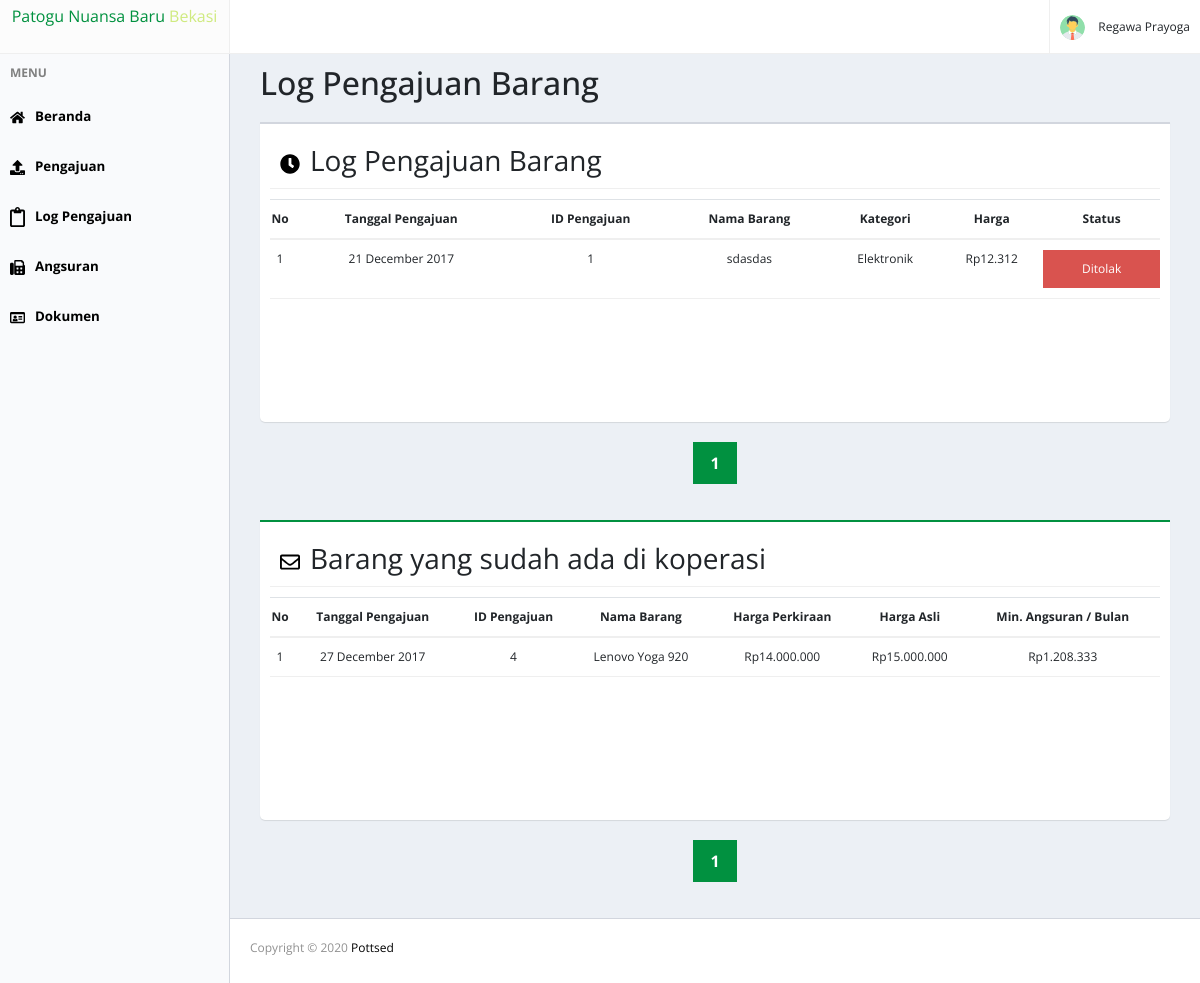
/main.php?page=log_pengajuan (signed in), run on the app's committed database.
### tables this page shows
CREATE TABLE `tbl_anggota` (
  `nik` char(16) NOT NULL,
  `nama` varchar(30) NOT NULL,
  `alamat` text NOT NULL,
  `pekerjaan` varchar(40) NOT NULL,
  `gaji_perbulan` int(9) NOT NULL,
  `persentasi` int(3) NOT NULL DEFAULT '0'
);

CREATE TABLE `tbl_pengajuan` (
  `id_pengajuan` int(6) NOT NULL,
  `tgl_pengajuan` timestamp(6) NULL DEFAULT CURRENT_TIMESTAMP(6),
  `pengaju` char(16) NOT NULL,
  `barang` char(6) NOT NULL,
  `peruntukan` text,
  `jml_angsur` int(2) DEFAULT '0',
  `status` int(1) DEFAULT NULL
);

CREATE TABLE `tbl_barang` (
  `id_barang` char(6) NOT NULL,
  `nama` varchar(50) DEFAULT NULL,
  `kategori` char(4) DEFAULT NULL,
  `perkiraan_harga` int(9) DEFAULT NULL,
  `gambar` varchar(255) DEFAULT NULL,
  `spesifikasi` text
);

CREATE TABLE `tbl_kategori_barang` (
  `id_kategori` char(4) NOT NULL,
  `kategori_barang` varchar(20) DEFAULT NULL
);

CREATE TABLE `tbl_transaksi` (
  `id_transaksi` int(6) NOT NULL,
  `tgl_transaksi` timestamp(6) NOT NULL DEFAULT CURRENT_TIMESTAMP(6),
  `pengajuan` int(6) DEFAULT NULL,
  `harga_asli` int(11) NOT NULL,
  `banyak_angsuran` int(3) NOT NULL DEFAULT '1',
  `status` int(1) NOT NULL
);

### main.php (called while the page is built, shortened)
<?php
	include 'belakang/connect.php';
	include 'link/main.php';
?>

### link/anggota/log-pengajuan.php (the view, shortened to what this page needs)
<div class="main-dash">
	<div class="main-content">
		<div class="main-title">
			<h2>Log Pengajuan Barang</h2>
		</div>
		<div class="content-big grey" id='histori'><h3 class="content-title"><img src="img/clock.svg" class="menu-icon" style="width:20px;">Log Pengajuan Barang</h3>
			<table class="table">
				<tr>
					<th style="width:20px;">No</th>
					<th>Tanggal Pengajuan</th>
					<th>ID Pengajuan</th>
					<th>Nama Barang</th>
					<th>Kategori</th>
					<th>Harga</th>
					<th>Status</th>
				</tr>
			<?php
					$batas = 5;
					$sql = "SELECT * FROM tbl_pengajuan WHERE pengaju = '$_SESSION[user]' AND status < 3";
					$query = mysqli_query($con,$sql);
					$count = mysqli_num_rows($query);
					$pagecount = ceil($count/$batas);
					if(!isset($_GET['p'])){
						$a_page = 1;
					}
					else{
						$a_page = $_GET['p'];
					}
					$mulai = $batas *($a_page-1);
				$query = mysqli_query($con,
					"SELECT p.id_pengajuan,p.pengaju,p.tgl_pengajuan,b.nama,k.kategori_barang,b.perkiraan_harga,p.status
					 FROM tbl_pengajuan p INNER JOIN tbl_anggota a ON(a.nik = p.pengaju) INNER JOIN tbl_barang b
					 ON(b.id_barang = p.barang) INNER JOIN tbl_kategori_barang k ON (k.id_kategori = b.kategori) WHERE p.pengaju = '$_SESSION[user]' AND p.status < 3 LIMIT $mulai,$batas"
					);
				$no = 1;
				while ($record = mysqli_fetch_array($query)) {
					$tgl = date("d F Y", strtotime($record['tgl_pengajuan']));
					$money = number_format($record['perkiraan_harga'],0,",",".");
					echo "
						<tr>
							<td>$no</td>
							<td>$tgl</td>
							<td>$record[id_pengajuan]</td>
							<td>$record[nama]</td>
							<td>$record[kategori_barang]</td>
							<td>Rp$money</td>";
							switch ($record['status']) {
								case 2:
									echo "<td><button class='dash-button-red' style='margin:0px;'>Ditolak</button></td>";
								break;
							}
							echo"
						</tr>
					";
				}
			?>
			</table>
		</div>
		<?php
		echo "
		<div class='paging'>
			<center>
			<div class='paging-content'>";
				for($l = 1; $l <= $pagecount; $l++){
					if($l == $a_page){
						echo "<a href='#' class='active'>$l</a>";
					}else{
						echo "<a href='log_pengajuan-$l-$_GET[h]'>$l</a>";
					}
				}
			echo"
			</div>
			</center>
		</div>
		<div class='clear'></div>
		";
			$batas = 5;
			$sql = "SELECT * FROM tbl_pengajuan WHERE pengaju = '$_SESSION[user]' AND status = '3'";
			$query = mysqli_query($con,$sql);
			$count = mysqli_num_rows($query);
			$pagecount = ceil($count/$batas);
			if(!isset($_GET['h'])){
				$b_page = 1;
			}
			else{
				$b_page = $_GET['h'];
			}
			$mulai = $batas *($b_page-1);
		?>
		<div class="content-big green"><h3 class="content-title"><img src="img/envelope.svg" class="menu-icon" style="width:20px;">Barang yang sudah ada di koperasi</h3>
			<table class="table">
				<tr>
					<th style="width:20px;">No</th>
					<th>Tanggal Pengajuan</th>
					<th>ID Pengajuan</th>
					<th>Nama Barang</th>
					<th>Harga Perkiraan</th>
					<th>Harga Asli</th>
					<th>Min. Angsuran / Bulan</th>
				</tr>
				<?php
				$query = mysqli_query($con,"SELECT p.tgl_pengajuan,p.id_pengajuan,b.nama,b.perkiraan_harga,
					t.harga_asli,(a.harga_tambahan - a.dp) total,t.banyak_angsuran FROM tbl_pengajuan p
					INNER JOIN tbl_barang b ON(b.id_barang = p.barang)
					INNER JOIN tbl_transaksi t ON(t.pengajuan = p.id_pengajuan)
					INNER JOIN tbl_angsuran a ON(a.id_transaksi = t.id_transaksi)
					WHERE p.pengaju = '$_SESSION[user]' AND p.status='3' LIMIT $mulai,$batas");
				$no = 1;
				while($record = mysqli_fetch_array($query)){
					$tgl = date("d F Y", strtotime($record['tgl_pengajuan']));
					$perkiraan = number_format($record['perkiraan_harga'],0,",",".");
					$asli = number_format($record['harga_asli'],0,",",".");
					$minCicil = number_format(($record['total'] / $record['banyak_angsuran']),0,",",".");
					echo "
					<tr>
						<td>$no</td>
						<td>$tgl</td>
						<td>$record[id_pengajuan]</td>
						<td>$record[nama]</td>
						<td>Rp$perkiraan</td>
						<td>Rp$asli</td>
						<td>Rp$minCicil</td>
					</tr>
					";
					$no++;
				}
				?>
			</table>
		</div>
	</div>
	<?php
		echo "
		<div class='paging'>
			<center>
			<div class='paging-content'>";
				for($l = 1; $l <= $pagecount; $l++){
					if($l == $b_page){
						echo "<a href='#' class='active'>$l</a>";
					}else{
						echo "<a href='log_pengajuan-$_GET[p]-$l'>$l</a>";
					}
				}
			echo"
			</div>
			</center>
		</div>
		<div class='clear'></div>
		";
	?>
</div>

### link/main.php (shortened to what this page needs)
<?php
    if (isset($_SESSION['user'])) {
    $q = mysqli_query($con,"SELECT * FROM tbl_anggota WHERE nik = '$_SESSION[user]'");
    $record = mysqli_fetch_array($q);
    }else{
    	 $record['nama']='Demo';
    }
?>
<!DOCTYPE html>
<html>
  <head>
    <?php include 'link/head.php'; ?>
  </head>
  <body class="cek">
	<div>
		<div class="header-dash">
				<div class="dash-logo">
					<center>
						<div style="padding: 4px;">
							<span style="color: #00913F">Patogu Nuansa Baru</span><span style="color:#CFEA7F"> Bekasi</span>
						</div>
					</center>
				</div>
				<div class="dash-bar" onclick="dropdown()">
					<img src="img/user_pict.svg" class="img">
					<?php
						$exp = explode(" ", $record['nama']);
						echo "$exp[0] ".$exp[sizeof($exp)-1];
					?>
				</div>
		</div>
		<div class="content-dash">
			<?php
				switch($_SESSION['tingkat']){
					case "ANGGOTA":		include "anggota/sidebar.php";	break;
				}
			?>
			<footer class="foot_dash">
			<p>Copyright &copy; <?=date("Y")?> <a href="https://github.com/pottsed">Pottsed</a></p>
			</footer>
		</div>
	</div>
  </body>
</html>

### css/style.css (style rules this page uses)
body { font-family: 'Open Sans','Helvetica Neue',Helvetica,Arial,sans-serif; -webkit-font-smoothing: antialiased; }
th { align-items: center; text-align: center; }
.cek { margin:0px; }
a { color:black; text-decoration:none; }
.active { color:#019140; font-weight:bold; text-decoration: underline 2px; }
footer { padding:30px 0px; background-color:#F5F5F5; color:#7B7B7B; font-size:15px; text-align:center; }
footer p { margin-top:30px; font-size:12px; color:#919191; }
.foot_dash { padding:10px 0px 10px 20px; background-color:#FFF; color:#7B7B7B; font-size:15px; text-align:left; margin-left:230px; border-top:1px solid #D2D6DE; }
.foot_dash p { margin-top:10px; font-size:12px; color:#919191; }
.header-dash { background-color:white; border-bottom : 1px solid #efefef; width:100%; display:flex; justify-content: space-between; position:fixed; }
.dash-logo { width:230px; border-right:1px solid #efefef; }
.dash-bar { padding:0px 10px; border-left:1px solid #efefef; font-size:12px; line-height:53px; min-width:100px; list-style:none; }
.dash-bar img { border-radius:50%; width:25px; height:25px; vertical-align:middle; margin-right:10px; }
.content-dash { width:100%; padding-top:54px; }
.main-dash { padding-left:260px; background-color:#ECF0F5; min-height:500px; padding-top:10px; padding-right:30px; padding-bottom:20px; }
.main-content { width:100%; }
.content-big { min-height:300px; background-color:white; border-bottom-left-radius:5px; border-bottom-right-radius:5px; padding:10px; margin-top:20px; box-shadow: 0 1px 1px rgba(0,0,0,0.1); }
.green { border-top:2px solid #019140; }
.grey { border-top:2px solid #d2d6de; }
.content-title { border-bottom:1px solid #efefef; padding:10px; margin:0px; font-weight:normal; }
.menu-icon { display:inline; width:15px; margin-right:10px; }
.dash-button-red { width:100%; padding:10px; background-color:#d9534f; margin-top:20px; border:none; color:white; }
.table { width:100%; border-collapse:collapse; border-spacing:0; margin-top:10px; font-size:12px; }
.table th { padding:10px 0px; border-bottom:2px solid #efefef; }
.table td { padding:10px 0px; border-bottom:1px solid #efefef; text-align:center; }
.paging { box-sizing : border-box; width:100%; padding:10px; margin-top:10px; }
.paging-content { margin:0px auto; display:inline-block; }
.paging-content a { background-color:white; color: black; float: left; padding: 8px 16px; text-decoration: none; transition: background-color .3s; border: 1px solid #ddd; }
.paging-content a.active { background-color: #019140; color: white; border: 1px solid #019140; }

### data on the page
tbl_anggota: nama "Regawa", nama "Prayoga"
tbl_pengajuan: no "1", tgl_pengajuan "21 December 2017", id_pengajuan "1", tbl_barang.nama "sdasdas", tbl_kategori_barang.kategori_barang "Elektronik", tbl_barang.perkiraan_harga "12.312", status "Ditolak"
tbl_pengajuan: tgl_pengajuan "27 December 2017", id_pengajuan "4", tbl_barang.nama "Lenovo Yoga 920", tbl_barang.perkiraan_harga "14.000.000", tbl_transaksi.harga_asli "15.000.000", minCicil "1.208.333"
